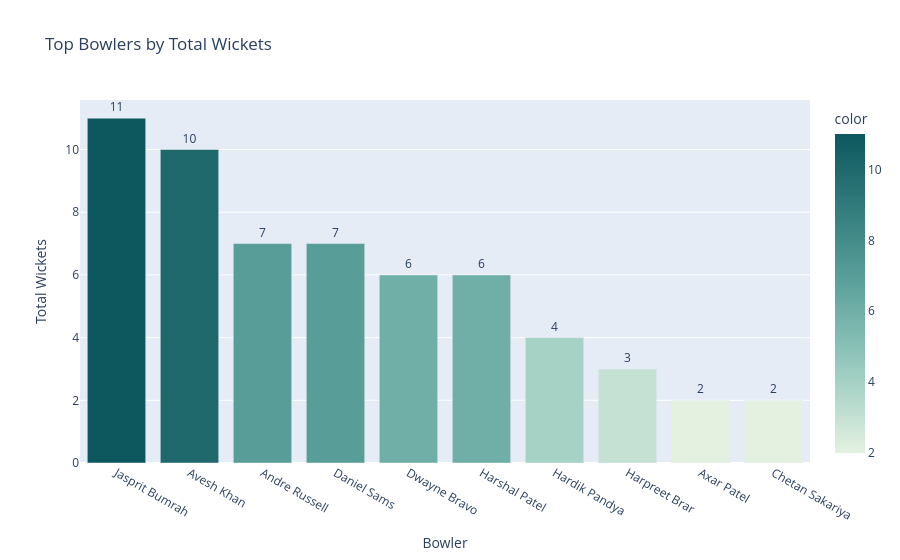

Source (notebook cell):
### Code cell
fig = px.bar( x=top_bowlers.index, y=top_bowlers.values, text=top_bowlers.values,
    title='Top Bowlers by Total Wickets', color=top_bowlers.values,
    color_continuous_scale='Mint')
fig.update_layout(
    xaxis_title='Bowler',
    yaxis_title='Total Wickets'
)
fig.update_traces(textposition='outside')
fig.show()

### Figure 1 — Plotly figure (JSON) as saved in the notebook; plotly's stock layout.template omitted (floating-point values rounded to 4 significant figures)
{"data": [{"hovertemplate": "x=%{x}<br>y=%{y}<br>text=%{text}<br>color=%{marker.color}<extra></extra>", "legendgroup": "", "marker": {"color": [11, 10, 7, 7, 6, 6, 4, 3, 2, 2], "coloraxis": "coloraxis", "pattern": {"shape": ""}}, "name": "", "orientation": "v", "showlegend": false, "text": [11.0, 10.0, 7.0, 7.0, 6.0, 6.0, 4.0, 3.0, 2.0, 2.0], "textposition": "outside", "type": "bar", "x": ["Jasprit Bumrah", "Avesh Khan", "Andre Russell", "Daniel Sams", "Dwayne Bravo", "Harshal Patel", "Hardik Pandya", "Harpreet Brar", "Axar Patel", "Chetan Sakariya"], "xaxis": "x", "y": [11, 10, 7, 7, 6, 6, 4, 3, 2, 2], "yaxis": "y"}], "layout": {"barmode": "relative", "coloraxis": {"colorbar": {"title": {"text": "color"}}, "colorscale": [[0, "rgb(228, 241, 225)"], [0.1667, "rgb(180, 217, 204)"], [0.3333, "rgb(137, 192, 182)"], [0.5, "rgb(99, 166, 160)"], [0.6667, "rgb(68, 140, 138)"], [0.8333, "rgb(40, 114, 116)"], [1, "rgb(13, 88, 95)"]]}, "legend": {"tracegroupgap": 0}, "title": {"text": "Top Bowlers by Total Wickets"}, "xaxis": {"anchor": "y", "domain": [0, 1], "title": {"text": "Bowler"}}, "yaxis": {"anchor": "x", "domain": [0, 1], "title": {"text": "Total Wickets"}}}}
